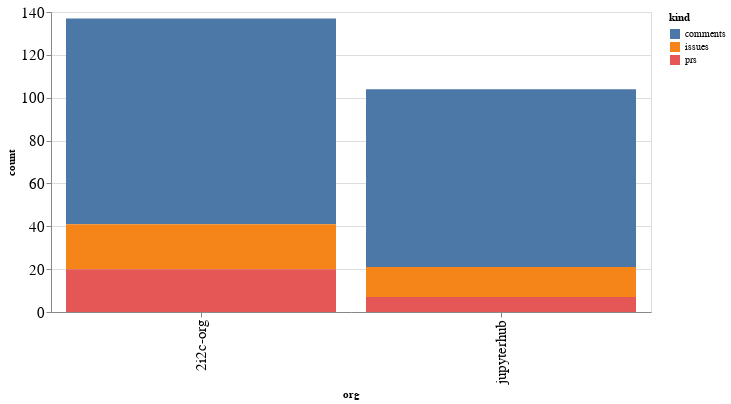

The code cell stored with this chart in its notebook:
### Code cell
alt.Chart(org_summaries, width=600).mark_bar().encode(
    x='org',
    y='count',
    color='kind',
    tooltip="org"
)

### Figure 1 — Vega-Lite specification as saved in the notebook (floating-point values rounded to 4 significant figures)
{"config": {"axisLeft": {"labelFontSize": 15}, "axisBottom": {"labelFontSize": 15}}, "data": {"name": "data-6d59fa94303efc06133ae21ab403fe7c"}, "mark": "bar", "encoding": {"color": {"field": "kind", "type": "nominal"}, "tooltip": {"field": "org", "type": "nominal"}, "x": {"field": "org", "type": "nominal"}, "y": {"field": "count", "type": "quantitative"}}, "width": 600, "$schema": "https://vega.github.io/schema/vega-lite/v4.17.0.json", "datasets": {"data-6d59fa94303efc06133ae21ab403fe7c": [{"org": "2i2c-org", "kind": "comments", "count": 96}, {"org": "2i2c-org", "kind": "issues", "count": 21}, {"org": "2i2c-org", "kind": "prs", "count": 20}, {"org": "jupyterhub", "kind": "comments", "count": 83}, {"org": "jupyterhub", "kind": "issues", "count": 14}, {"org": "jupyterhub", "kind": "prs", "count": 7}]}}
